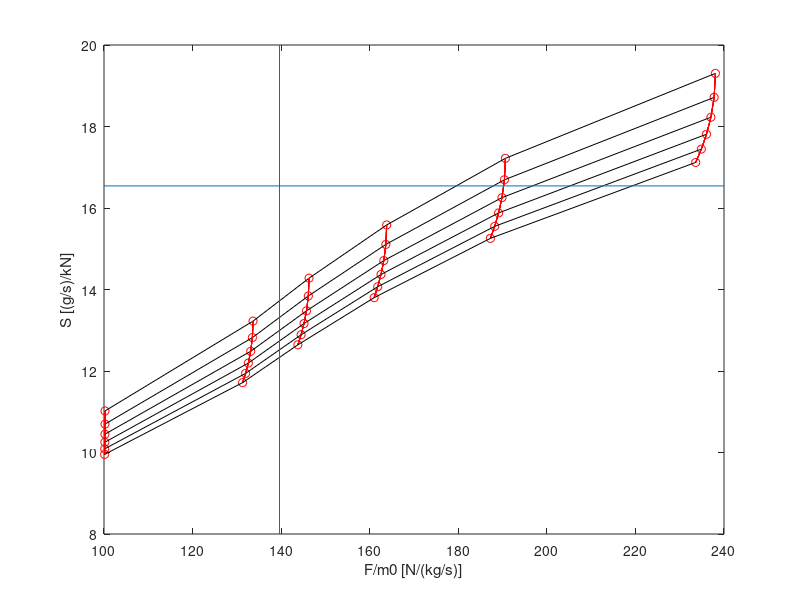

The MATLAB script that drew this image:
%%%%%%%%%%%%%%%%%%%%%%%%%%%%%%%%%%%%%%%%%%%%%%%%%%%%%%%%%%%%%%%%%%%%%%%%%%
% me411_dp2_script.m
%
%  THIS PROGRAM
%  This program iterates through several combinations of bypass ratios
%  and compressor ratios and generates a carpet plot of specific thrust
%  v. thrust-specific fuel consumption for a turbofan engine.
%
% Input: All input is in the initialization section.
% Output: Prints to a carpet plot.
%
%   Written by Joshua Eckels
%              4/4/2019
%%%%%%%%%%%%%%%%%%%%%%%%%%%%%%%%%%%%%%%%%%%%%%%%%%%%%%%%%%%%%%%%%%%%%%%%%%%
% % % % % % % % % % % % % % % initialization % % %
clear all
close all
clc

% % % % % % % % % % % % % % % given values % % %
T0 = 216.775;               % K
M0 = 0.83;                  %
hPR = 42800;                % kJ/kg
Cp = 1.004;                 % kJ/kg-K
R = 287;                    % J/kg-K
g = 1.4;                    %
Tt4 = 1560;                 % K
prF = 1.5;                  % fan pressure ratio
prC = 20:4:40;              % compressor pressure ratio

astar = 1;                  % initialize optimum bypass ratio
tauC = 1;                   % initialize compressor temp ratio
alpha=[4,6,8,10,12,astar];  % bypass ratios

% % % % % % % % % % % % % % % changing values % % %
Tt3 = zeros(6, 6);          % Compressor outlet temperature
f = zeros(6, 6);            % mf/mc
Tt5 = zeros(6, 6);          % turbine outlet temperature
prT = zeros(6, 6);          % turbine pressure ratio
pr9 = zeros(6, 6);          % core exit pressure ratio
M9 = zeros(6, 6);           % core exit Mach
T9 = zeros(6, 6);           % core exit temp
v9 = zeros(6, 6);           % core exit velocity
Fm0 = zeros(6, 6);          % Specific Thrust F/m0
S = zeros(6, 6);            % Thrust specific fuel consumption

% % % % % % % % % % % % % % % constant values % % %
v0 = M0*sqrt(g*R*T0);       % Inlet velocity
prR = (1 + 0.2*M0^2)^3.5;   % Inlet pressure ratio
Tt0 = (1 + 0.2*M0^2)*T0;    % Inlet temperature
Tt13 = prF^(1/3.5)*Tt0;     % Exit fan temperature
pr19 = prF*prR;             % Fan nozzle pressure ratio
M19 = sqrt((pr19^(1/3.5)-1)/0.2);
T19 = Tt13/(1+0.2*M19^2);   % Fan exit temp
v19 = M19*sqrt(g*R*T19);    % Fan exit velocity
tauR = 1 + 0.2*M0^2;        % Inlet temp ratio
tauL = Tt4/T0;              % Turbine temp ratio
tauF = prF^(1/3.5);         % Fan temp ratio

% % % % % % % % % % % % % % % iterate alpha and prC % % %
for i = 1:length(prC)
    for j = 1:length(alpha)
        % calculate optimum bypass ratio
        tauC = prC(i)^(1/3.5);
        alpha(6) = (1/(tauR*(tauF-1)))*(tauL-tauR*(tauC-1)-tauL/(tauR*tauC)-(1/4)*(sqrt(tauR*tauF-1)+sqrt(tauR-1))^2);
        % calculate intermediate values
        Tt3(i,j) = prC(i)^(1/3.5)*Tt0;
        f(i,j) = Cp*(Tt4-Tt3(i,j))/hPR;
        Tt5(i,j) = -1*(alpha(j)*(Tt13-Tt0)+Tt3(i,j)-Tt0-Tt4);
        prT(i,j) = (Tt5(i,j)/Tt4)^3.5;
        pr9(i,j) = prT(i,j)*prC(i)*prR;
        M9(i,j) = sqrt((pr9(i,j)^(1/3.5)-1)/0.2);
        T9(i,j) = Tt5(i,j)/(1+0.2*M9(i,j)^2);
        v9(i,j) = M9(i,j)*sqrt(R*g*T9(i,j));
        % outputs
        Fm0(i,j) = (v9(i,j)-v0 + alpha(j)*(v19-v0))/(1+alpha(j)); % (N/(kg/s))
        S(i,j) = f(i,j)*10^6/((1+alpha(j))*Fm0(i,j)); % ((g/s)/kN)
    end    
end

% % % % % % % % % % % % % % % carpet plot % % %
figure;
hold on;
box on;
for m = 1:length(prC)
    for n = 1:length(alpha)
        plot(Fm0(m,n),S(m,n),'or');
        plot(Fm0(:,n),S(:,n),'r-');
    end
    plot(Fm0(m,:),S(m,:),'k-');
end
% plot aircraft performance limitations
Smax = 16.5424;             % (g/s)/kN
Fm0min = 139.63;            % N/(kg/s)
line([Fm0min, Fm0min], get(gca, 'ylim'));
line(get(gca, 'xlim'), [Smax,Smax]);

xlabel('F/m0 [N/(kg/s)]');
ylabel('S [(g/s)/kN]');
